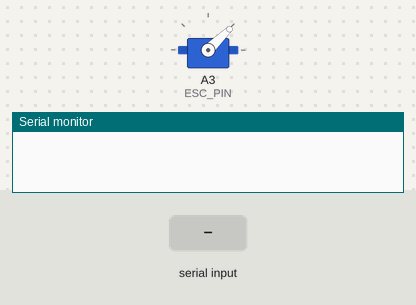
A sketch run on a simulated Arduino Uno, built with avr-gcc and run on an emulated ATmega328P. On the bench: servo, the last lines printed to the serial monitor. Inputs (shaded band) come from the test bench.

Above: at 11.2 s.
11.3 s: "START\n" received over Serial
At 12.8 s:
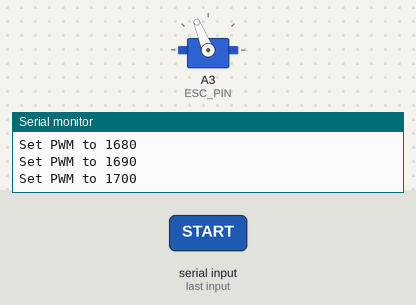
At 18.1 s:
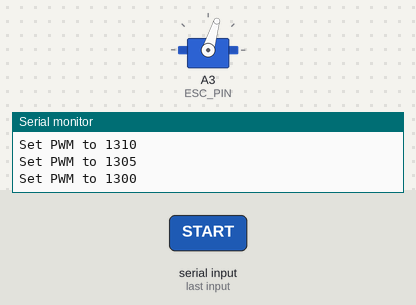
Timing chart, 0 to 19.6 s (numbered marks = the images above; inputs shaded):
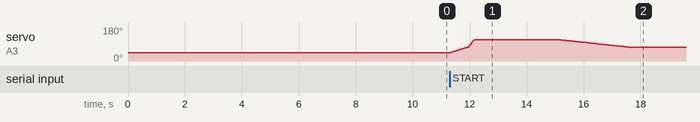

Measured:
- after the input at 11.3 s, servo on A3 (ESC_PIN): rises from 44° to 112° in 0.85 s, then falls to 73° in 5.4 s

The sketch:

30-70test.ino
```cpp
#include <Servo.h>

Servo esc;
const int ESC_PIN = A3;

const int STOP_PWM = 1000;
const int MIN_PWM = 1300;
const int MAX_PWM = 1700;

const int SLOW_INC_DELAY = 10;
const int FAST_INC_DELAY = 5;
const int SLOW_DEC_DELAY = 30;

const unsigned long RUN_TIME = 5 * 60 * 1000;  // 5 минут
unsigned long startTime = 0;

int currentPWM = STOP_PWM;
bool isRunning = false;

void setup() {
    Serial.begin(115200);
    esc.attach(ESC_PIN);
    esc.writeMicroseconds(STOP_PWM);  // Остановка
    delay(10000);  // Ждём инициализацию ESC
}

void loop() {
    if (Serial.available() > 0) {
        String command = Serial.readStringUntil('\n');
        if (command == "START") {
            isRunning = true;
            startTime = millis();  // Запоминаем время старта
            currentPWM = STOP_PWM;  // Сброс текущего PWM

            // 1️⃣ Плавный разгон
            for (int pwm = STOP_PWM; pwm <= MIN_PWM; pwm += 5) {
                esc.writeMicroseconds(pwm);
                currentPWM = pwm;
                delay(SLOW_INC_DELAY);
                Serial.print("Set PWM to ");
                Serial.println(pwm);
            }
        } else if (command == "STOP") {
            stopMotor();
        }
    }

    // Проверка таймаута перед выполнением цикла
    if (isRunning && (millis() - startTime > RUN_TIME)) {
        Serial.println("5 minute timeout reached");
        stopMotor();
        return;
    }

    if (isRunning) {
        // 2️⃣ Быстрый разгон до 70%
        for (int pwm = currentPWM; pwm <= MAX_PWM; pwm += 10) {
            if (!isRunning || (millis() - startTime > RUN_TIME)) {
                stopMotor();
                return;
            }
            esc.writeMicroseconds(pwm);
            currentPWM = pwm;
            delay(FAST_INC_DELAY);
            Serial.print("Set PWM to ");
            Serial.println(pwm);
        }

        if (!isRunning) return;
        delay(3000);  // Удерживаем 3 секунды на 70%
        if (!isRunning) return;

        // 3️⃣ Медленный сброс до 30%
        for (int pwm = currentPWM; pwm >= MIN_PWM; pwm -= 5) {
            if (!isRunning || (millis() - startTime > RUN_TIME)) {
                stopMotor();
                return;
            }
            esc.writeMicroseconds(pwm);
            currentPWM = pwm;
            delay(SLOW_DEC_DELAY);
            Serial.print("Set PWM to ");
            Serial.println(pwm);
        }

        if (!isRunning) return;
        delay(5000);  // Удерживаем 5 секунд на 30%
    }
}

void stopMotor() {
    isRunning = false;
    // 4️⃣ Плавная остановка
    for (int pwm = currentPWM; pwm >= STOP_PWM; pwm -= 10) {
        esc.writeMicroseconds(pwm);
        currentPWM = pwm;
        delay(SLOW_DEC_DELAY);
        Serial.print("Set PWM to ");
        Serial.println(pwm);
    }
    Serial.println("Motor stopped");
}
```
